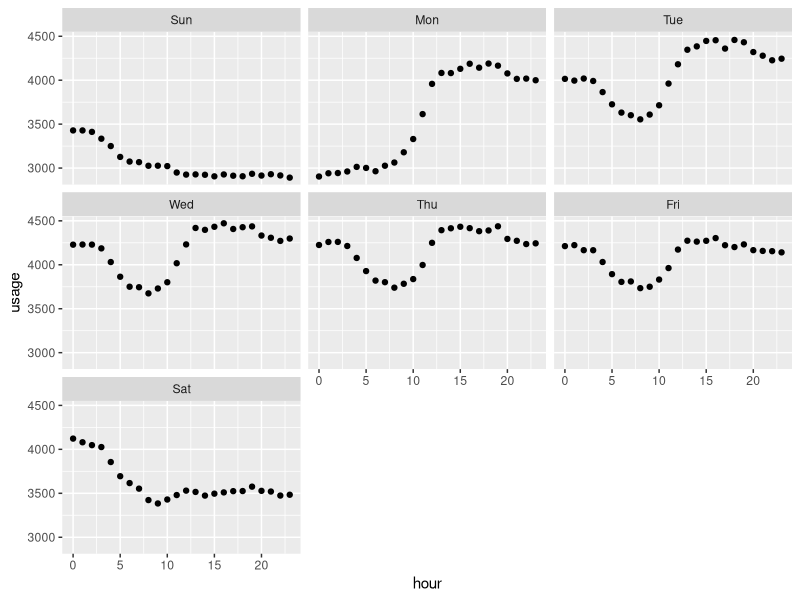
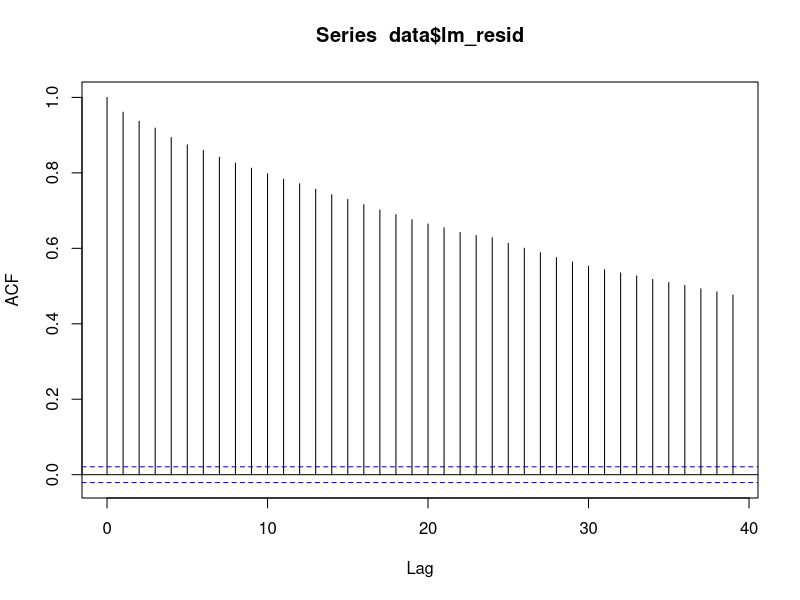
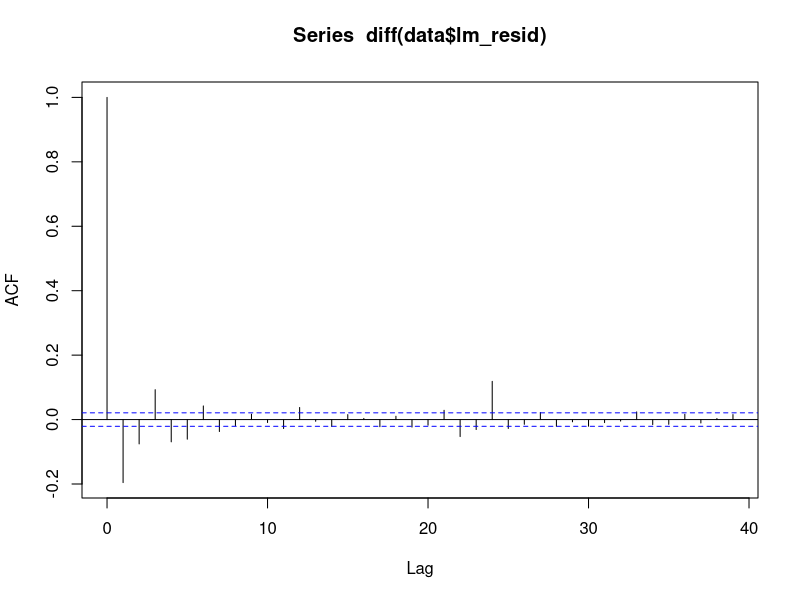
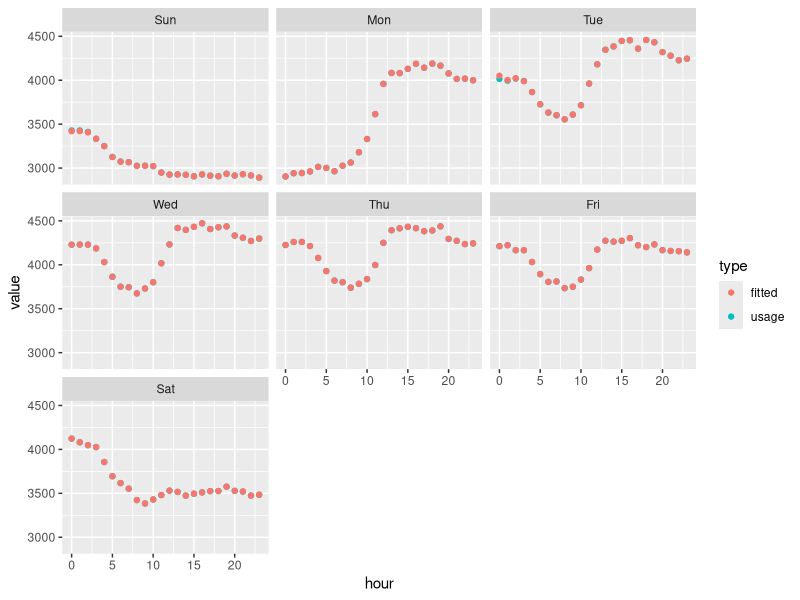

R code for these plots, in order:
## ---- chunk 1
library(knitr)

knitr::opts_chunk$set(collapse = TRUE, comment = "#>", prompt = FALSE)
knitr::opts_chunk$set(echo = TRUE)
knitr::opts_chunk$set(cache = TRUE)
knitr::opts_chunk$set(fig.width=8, fig.height=6, fig.align = 'center')
knitr::opts_chunk$set(out.width='65%')

## ---- chunk 2
library(readr)
library(lubridate)
library(magrittr)
library(dplyr)
library(ggplot2)
library(broom)
library(modelr)
library(forecast)
library(tidyr)
## ---- chunk 3
data <- read_csv('site_10.csv')

means <-
  data %>%
  group_by(hour = hour(time), wday = wday(time, label = TRUE)) %>%
  summarise(usage = mean(usage, na.rm = TRUE))

ggplot(means, aes(x = hour, y = usage)) + geom_point() + facet_wrap(~wday)

data %<>%
  mutate(hour = as.factor(hour(time)),
         wday = wday(time, label = TRUE))

m <- lm(usage ~ hour:wday, data)
glance(m)

data %<>% mutate(lm_resid = residuals(m), lm_fitted = fitted(m))

acf(data$lm_resid)

acf(diff(data$lm_resid))

t <- arfima(data$lm_resid)
data %<>% mutate(ts_resid = residuals(t), ts_fitted = fitted(t),
                 fitted = lm_fitted + ts_fitted)

1 - var(data$fitted)/var(data$usage)

data %>%
  group_by(hour = hour(time), wday = wday(time, label = TRUE)) %>%
  summarise(usage = mean(usage, na.rm = TRUE),
            fitted = mean(fitted, na.rm = TRUE)) %>%
  gather(type, value, usage, fitted) %>%
  ggplot(aes(x = hour, y = value, color = type)) + geom_point() + facet_wrap(~wday)

